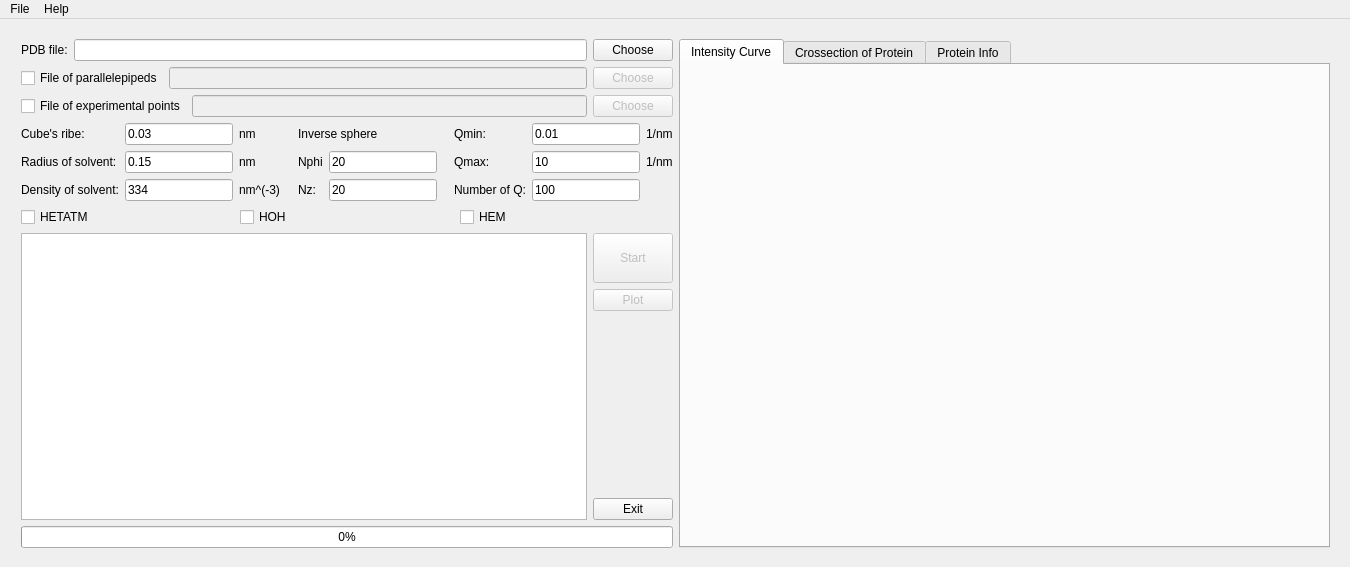
<?xml version="1.0" encoding="UTF-8"?>
<ui version="4.0">
 <class>MainWindow</class>
 <widget class="QMainWindow" name="MainWindow">
  <property name="geometry">
   <rect>
    <x>0</x>
    <y>0</y>
    <width>1350</width>
    <height>567</height>
   </rect>
  </property>
  <property name="sizePolicy">
   <sizepolicy hsizetype="Fixed" vsizetype="Fixed">
    <horstretch>0</horstretch>
    <verstretch>0</verstretch>
   </sizepolicy>
  </property>
  <property name="minimumSize">
   <size>
    <width>1350</width>
    <height>567</height>
   </size>
  </property>
  <property name="maximumSize">
   <size>
    <width>1350</width>
    <height>567</height>
   </size>
  </property>
  <property name="windowTitle">
   <string>SASCUBE</string>
  </property>
  <widget class="QWidget" name="centralWidget">
   <widget class="QWidget" name="layoutWidget">
    <property name="geometry">
     <rect>
      <x>10</x>
      <y>9</y>
      <width>1331</width>
      <height>531</height>
     </rect>
    </property>
    <layout class="QHBoxLayout" name="horizontalLayout_3">
     <item>
      <layout class="QVBoxLayout" name="verticalLayout_3">
       <item>
        <layout class="QVBoxLayout" name="verticalLayout">
         <item>
          <layout class="QHBoxLayout" name="PDB">
           <item>
            <widget class="QLabel" name="label">
             <property name="text">
              <string>PDB file:</string>
             </property>
            </widget>
           </item>
           <item>
            <widget class="QLineEdit" name="PDBfilePath">
             <property name="readOnly">
              <bool>true</bool>
             </property>
            </widget>
           </item>
           <item>
            <widget class="QPushButton" name="PDBchooseButon">
             <property name="text">
              <string>Choose</string>
             </property>
            </widget>
           </item>
          </layout>
         </item>
         <item>
          <layout class="QHBoxLayout" name="Piped">
           <item>
            <widget class="QCheckBox" name="PipedCheckBox">
             <property name="text">
              <string>File of parallelepipeds</string>
             </property>
             <property name="checkable">
              <bool>true</bool>
             </property>
            </widget>
           </item>
           <item>
            <widget class="QLineEdit" name="PipedFilePath">
             <property name="enabled">
              <bool>false</bool>
             </property>
             <property name="readOnly">
              <bool>true</bool>
             </property>
            </widget>
           </item>
           <item>
            <widget class="QPushButton" name="PipedChooseButon">
             <property name="enabled">
              <bool>false</bool>
             </property>
             <property name="text">
              <string>Choose</string>
             </property>
            </widget>
           </item>
          </layout>
         </item>
         <item>
          <layout class="QHBoxLayout" name="Piped_6">
           <item>
            <widget class="QCheckBox" name="ExperCheckBox">
             <property name="text">
              <string>File of experimental points</string>
             </property>
             <property name="checkable">
              <bool>true</bool>
             </property>
            </widget>
           </item>
           <item>
            <widget class="QLineEdit" name="ExperFilePath">
             <property name="enabled">
              <bool>false</bool>
             </property>
             <property name="text">
              <string/>
             </property>
             <property name="readOnly">
              <bool>true</bool>
             </property>
            </widget>
           </item>
           <item>
            <widget class="QPushButton" name="ExperChooseButon">
             <property name="enabled">
              <bool>false</bool>
             </property>
             <property name="text">
              <string>Choose</string>
             </property>
            </widget>
           </item>
          </layout>
         </item>
         <item>
          <layout class="QHBoxLayout" name="horizontalLayout">
           <item>
            <layout class="QGridLayout" name="gridLayout">
             <item row="0" column="0">
              <widget class="QLabel" name="label_2">
               <property name="text">
                <string>Cube's ribe:</string>
               </property>
              </widget>
             </item>
             <item row="0" column="2">
              <widget class="QLabel" name="label_3">
               <property name="text">
                <string>nm</string>
               </property>
              </widget>
             </item>
             <item row="1" column="0">
              <widget class="QLabel" name="label_4">
               <property name="text">
                <string>Radius of solvent:</string>
               </property>
              </widget>
             </item>
             <item row="1" column="1">
              <widget class="QLineEdit" name="SolventRadius">
               <property name="text">
                <string>0.15</string>
               </property>
              </widget>
             </item>
             <item row="1" column="2">
              <widget class="QLabel" name="label_5">
               <property name="text">
                <string>nm</string>
               </property>
              </widget>
             </item>
             <item row="2" column="0">
              <widget class="QLabel" name="label_14">
               <property name="text">
                <string>Density of solvent:</string>
               </property>
              </widget>
             </item>
             <item row="2" column="1">
              <widget class="QLineEdit" name="rho0">
               <property name="text">
                <string>334</string>
               </property>
              </widget>
             </item>
             <item row="2" column="2">
              <widget class="QLabel" name="label_13">
               <property name="text">
                <string>nm^(-3)</string>
               </property>
              </widget>
             </item>
             <item row="0" column="1">
              <widget class="QLineEdit" name="CubeRib">
               <property name="text">
                <string>0.03</string>
               </property>
              </widget>
             </item>
            </layout>
           </item>
           <item>
            <spacer name="horizontalSpacer">
             <property name="orientation">
              <enum>Qt::Horizontal</enum>
             </property>
             <property name="sizeHint" stdset="0">
              <size>
               <width>5</width>
               <height>20</height>
              </size>
             </property>
            </spacer>
           </item>
           <item>
            <layout class="QVBoxLayout" name="verticalLayout_8">
             <item>
              <widget class="QLabel" name="label_22">
               <property name="text">
                <string>Inverse sphere</string>
               </property>
              </widget>
             </item>
             <item>
              <layout class="QFormLayout" name="formLayout">
               <item row="0" column="0">
                <widget class="QLabel" name="label_21">
                 <property name="text">
                  <string>Nphi</string>
                 </property>
                </widget>
               </item>
               <item row="0" column="1">
                <widget class="QLineEdit" name="NphiLabel">
                 <property name="text">
                  <string>20</string>
                 </property>
                </widget>
               </item>
               <item row="1" column="0">
                <widget class="QLabel" name="label_20">
                 <property name="text">
                  <string>Nz:</string>
                 </property>
                </widget>
               </item>
               <item row="1" column="1">
                <widget class="QLineEdit" name="NzLabel">
                 <property name="text">
                  <string>20</string>
                 </property>
                </widget>
               </item>
              </layout>
             </item>
            </layout>
           </item>
           <item>
            <spacer name="horizontalSpacer_2">
             <property name="orientation">
              <enum>Qt::Horizontal</enum>
             </property>
             <property name="sizeHint" stdset="0">
              <size>
               <width>5</width>
               <height>20</height>
              </size>
             </property>
            </spacer>
           </item>
           <item>
            <layout class="QGridLayout" name="gridLayout_2">
             <item row="1" column="1">
              <widget class="QLineEdit" name="Qmax">
               <property name="text">
                <string>10</string>
               </property>
              </widget>
             </item>
             <item row="0" column="1">
              <widget class="QLineEdit" name="Qmin">
               <property name="text">
                <string>0.01</string>
               </property>
              </widget>
             </item>
             <item row="1" column="2">
              <widget class="QLabel" name="label_9">
               <property name="text">
                <string>1/nm</string>
               </property>
              </widget>
             </item>
             <item row="2" column="1">
              <widget class="QLineEdit" name="Qn">
               <property name="text">
                <string>100</string>
               </property>
              </widget>
             </item>
             <item row="0" column="2">
              <widget class="QLabel" name="label_7">
               <property name="text">
                <string>1/nm</string>
               </property>
              </widget>
             </item>
             <item row="2" column="0">
              <widget class="QLabel" name="label_10">
               <property name="text">
                <string>Number of Q:</string>
               </property>
              </widget>
             </item>
             <item row="1" column="0">
              <widget class="QLabel" name="label_8">
               <property name="text">
                <string>Qmax:</string>
               </property>
              </widget>
             </item>
             <item row="0" column="0">
              <widget class="QLabel" name="label_6">
               <property name="text">
                <string>Qmin:</string>
               </property>
              </widget>
             </item>
            </layout>
           </item>
          </layout>
         </item>
        </layout>
       </item>
       <item>
        <layout class="QHBoxLayout" name="horizontalLayout_4">
         <item>
          <widget class="QCheckBox" name="checkBoxHET">
           <property name="text">
            <string>HETATM</string>
           </property>
          </widget>
         </item>
         <item>
          <widget class="QCheckBox" name="checkBoxHOH">
           <property name="text">
            <string>HOH</string>
           </property>
          </widget>
         </item>
         <item>
          <widget class="QCheckBox" name="checkBoxHEM">
           <property name="text">
            <string>HEM</string>
           </property>
          </widget>
         </item>
        </layout>
       </item>
       <item>
        <layout class="QHBoxLayout" name="horizontalLayout_2">
         <item>
          <widget class="QTextEdit" name="LogEdit">
           <property name="readOnly">
            <bool>true</bool>
           </property>
          </widget>
         </item>
         <item>
          <layout class="QVBoxLayout" name="verticalLayout_2">
           <item>
            <widget class="QPushButton" name="StartButton">
             <property name="enabled">
              <bool>false</bool>
             </property>
             <property name="minimumSize">
              <size>
               <width>0</width>
               <height>50</height>
              </size>
             </property>
             <property name="text">
              <string>Start</string>
             </property>
            </widget>
           </item>
           <item>
            <widget class="QPushButton" name="PlotButton">
             <property name="enabled">
              <bool>false</bool>
             </property>
             <property name="text">
              <string>Plot</string>
             </property>
            </widget>
           </item>
           <item>
            <spacer name="verticalSpacer">
             <property name="orientation">
              <enum>Qt::Vertical</enum>
             </property>
             <property name="sizeHint" stdset="0">
              <size>
               <width>20</width>
               <height>40</height>
              </size>
             </property>
            </spacer>
           </item>
           <item>
            <widget class="QPushButton" name="ExitButton">
             <property name="text">
              <string>Exit</string>
             </property>
            </widget>
           </item>
          </layout>
         </item>
        </layout>
       </item>
       <item>
        <widget class="QProgressBar" name="progressBar">
         <property name="value">
          <number>0</number>
         </property>
        </widget>
       </item>
      </layout>
     </item>
     <item>
      <widget class="QTabWidget" name="ProteinInfo">
       <property name="enabled">
        <bool>true</bool>
       </property>
       <property name="currentIndex">
        <number>0</number>
       </property>
       <widget class="QWidget" name="tab">
        <attribute name="title">
         <string>Intensity Curve</string>
        </attribute>
        <widget class="QWidget" name="widgetPlot" native="true">
         <property name="geometry">
          <rect>
           <x>9</x>
           <y>0</y>
           <width>571</width>
           <height>501</height>
          </rect>
         </property>
         <property name="minimumSize">
          <size>
           <width>0</width>
           <height>0</height>
          </size>
         </property>
        </widget>
       </widget>
       <widget class="QWidget" name="tab_3">
        <attribute name="title">
         <string>Crossection of Protein</string>
        </attribute>
        <widget class="QWidget" name="layoutWidget">
         <property name="geometry">
          <rect>
           <x>10</x>
           <y>10</y>
           <width>561</width>
           <height>514</height>
          </rect>
         </property>
         <layout class="QVBoxLayout" name="verticalLayout_4">
          <item>
           <layout class="QGridLayout" name="gridLayout_3">
            <item row="0" column="1">
             <widget class="QComboBox" name="NormalBox"/>
            </item>
            <item row="0" column="5">
             <widget class="QPushButton" name="Plot2DButton">
              <property name="enabled">
               <bool>false</bool>
              </property>
              <property name="text">
               <string>2D Plot</string>
              </property>
             </widget>
            </item>
            <item row="0" column="0">
             <widget class="QLabel" name="label_11">
              <property name="text">
               <string>Normal:</string>
              </property>
             </widget>
            </item>
            <item row="0" column="2">
             <widget class="QLabel" name="label_12">
              <property name="text">
               <string>Coordinate:</string>
              </property>
             </widget>
            </item>
            <item row="0" column="3">
             <widget class="QLineEdit" name="NormCoordEdit">
              <property name="text">
               <string>0</string>
              </property>
             </widget>
            </item>
           </layout>
          </item>
          <item>
           <layout class="QHBoxLayout" name="horizontalLayout_5">
            <item>
             <widget class="QPushButton" name="ButtonDown">
              <property name="enabled">
               <bool>false</bool>
              </property>
              <property name="text">
               <string>Down</string>
              </property>
             </widget>
            </item>
            <item>
             <widget class="QSlider" name="PositionSlider">
              <property name="maximum">
               <number>0</number>
              </property>
              <property name="orientation">
               <enum>Qt::Horizontal</enum>
              </property>
             </widget>
            </item>
            <item>
             <widget class="QPushButton" name="ButtonUp">
              <property name="enabled">
               <bool>false</bool>
              </property>
              <property name="text">
               <string>Up</string>
              </property>
             </widget>
            </item>
           </layout>
          </item>
          <item>
           <widget class="QWidget" name="widget2DPlot" native="true">
            <property name="minimumSize">
             <size>
              <width>590</width>
              <height>450</height>
             </size>
            </property>
           </widget>
          </item>
         </layout>
        </widget>
       </widget>
       <widget class="QWidget" name="tab_2">
        <attribute name="title">
         <string>Protein Info</string>
        </attribute>
        <widget class="QTextEdit" name="ProtInfo">
         <property name="geometry">
          <rect>
           <x>10</x>
           <y>10</y>
           <width>571</width>
           <height>481</height>
          </rect>
         </property>
         <property name="readOnly">
          <bool>true</bool>
         </property>
        </widget>
       </widget>
      </widget>
     </item>
    </layout>
   </widget>
  </widget>
  <widget class="QMenuBar" name="menuBar">
   <property name="geometry">
    <rect>
     <x>0</x>
     <y>0</y>
     <width>1350</width>
     <height>19</height>
    </rect>
   </property>
   <widget class="QMenu" name="menuFile">
    <property name="title">
     <string>File</string>
    </property>
    <addaction name="actionSettings"/>
    <addaction name="actionExit"/>
   </widget>
   <widget class="QMenu" name="menuHelp">
    <property name="sizePolicy">
     <sizepolicy hsizetype="Fixed" vsizetype="Fixed">
      <horstretch>0</horstretch>
      <verstretch>0</verstretch>
     </sizepolicy>
    </property>
    <property name="title">
     <string>Help</string>
    </property>
    <addaction name="actionAbout"/>
   </widget>
   <addaction name="menuFile"/>
   <addaction name="menuHelp"/>
  </widget>
  <action name="actionSettings">
   <property name="text">
    <string>Settings</string>
   </property>
  </action>
  <action name="actionExit">
   <property name="text">
    <string>Exit</string>
   </property>
  </action>
  <action name="actionAbout">
   <property name="text">
    <string>About</string>
   </property>
  </action>
 </widget>
 <layoutdefault spacing="6" margin="11"/>
 <resources/>
 <connections/>
</ui>
